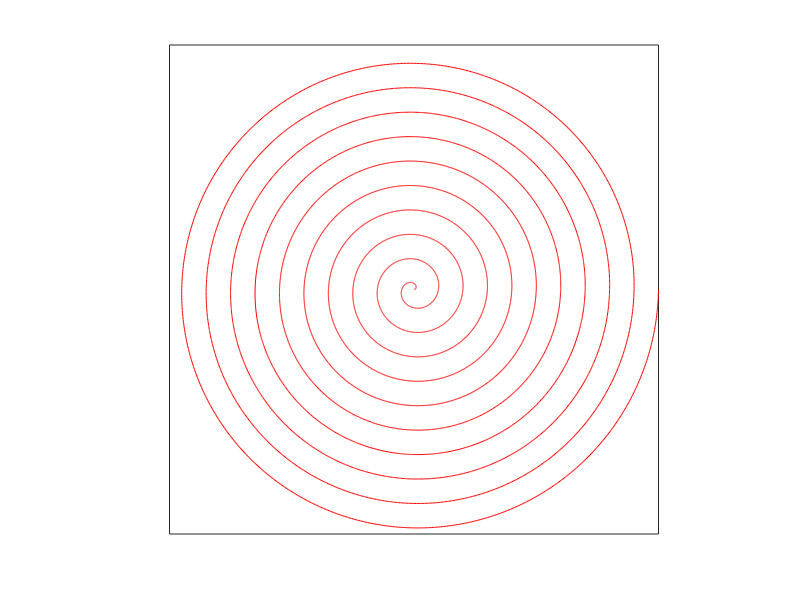

Reproduce this figure in MATLAB. (Note: this script raises an error after producing the figure.)

%%
addpath(genpath('/Users/vivekathalye/Dropbox/Code/export_fig/export_fig_11.19.15'))


%%
num_revolutions = 10
theta = repmat(linspace(0, 2*pi, 1000), [1 num_revolutions]); 
size(theta)
r = linspace(0,1,length(theta)); 
x = r.*cos(theta); 
y = r.*sin(theta); 

h = figure;
plot(x,y,'r'); 
set(gca, 'xtick', []); 
set(gca, 'xticklabel', []); 
set(gca, 'ytick', []); 
set(gca, 'yticklabel', []); 
axis square

save_dir = '/Users/vivekathalye/Desktop'
export_fig(h, fullfile(save_dir, 'spiral.eps')); 